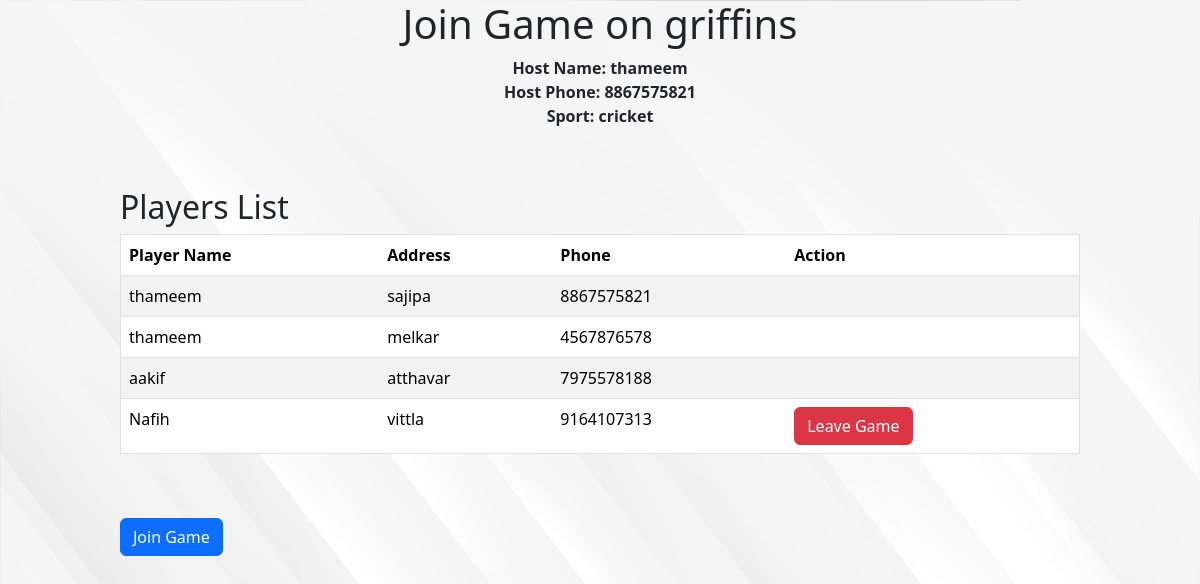
/turf/2/join_game/3 (signed in), run on an earlier commit of the app's database.
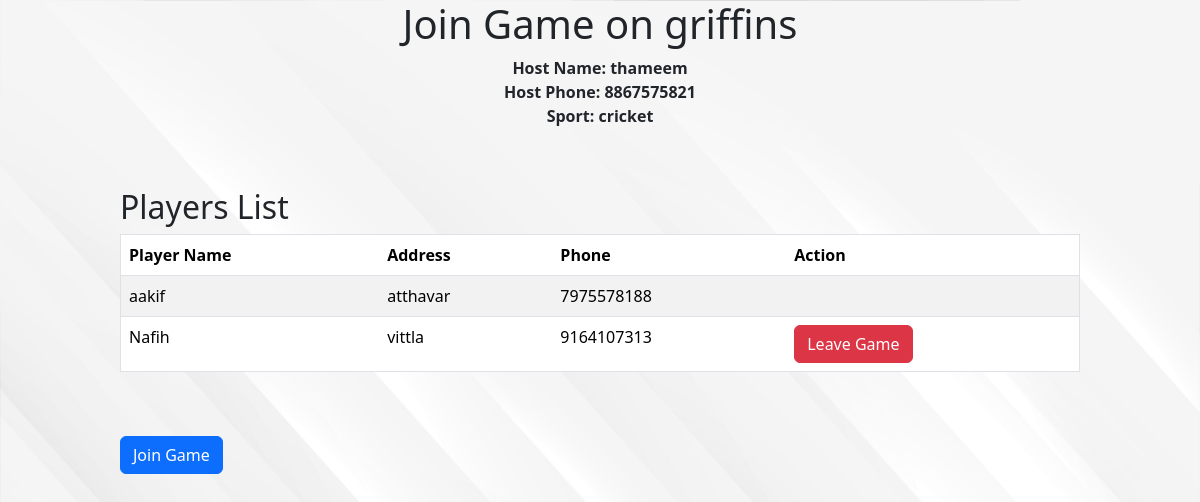
And on a later commit of the database.
### app.py (models this page shows)
class Game(db.Model):
    id = db.Column(db.Integer, primary_key=True)
    turf_id = db.Column(db.Integer, db.ForeignKey('turf.id'), nullable=False)
    host_name = db.Column(db.String(255), nullable=False)
    host_phone = db.Column(db.String(15), nullable=True)
    game_time = db.Column(db.DateTime, nullable=False)
    sports = db.Column(db.String(50), nullable=False)
    players = db.relationship('Player', backref='game', lazy=True)

class Player(db.Model):
    id = db.Column(db.Integer, primary_key=True)
    game_id = db.Column(db.Integer, db.ForeignKey('game.id'), nullable=False)
    player_name = db.Column(db.String(255), nullable=False)
    player_address = db.Column(db.String(255), nullable=False)
    player_phone = db.Column(db.String(15), nullable=True)

### app.py (the view, shortened to what this page needs)
@app.route('/turf/<int:turf_id>/join_game/<int:game_id>', methods=['GET', 'POST'])
@login_required
def join_game(turf_id, game_id):
    turf = Turf.query.get_or_404(turf_id)
    game = Game.query.get_or_404(game_id)
    return render_template('join_game.html', turf=turf, game=game)

### app.py (called while the page is built)
@login_manager.user_loader
def load_user(user_id):
    return User.query.get(int(user_id))

### templates/join_game.html (shortened to what this page needs)
{% extends 'layout.html' %} {% block title %} Join Game {% endblock title %} {%
block body %}
<h1 class="turfhead">Join Game on {{ turf.turf_name }}</h1>
<div class="turfhead">
  <p style="font-weight: bold">
    Host Name: {{game.host_name}}
    <br />
    Host Phone: {{ game.host_phone }}
    <br />
    Sport: {{game.sports}}
  </p>
</div>
<div class="turftab">
  <h2>Players List</h2>
  <table border="1" class="table table-striped">
    <thead>
      <tr>
        <th>Player Name</th>
        <th>Address</th>
        <th>Phone</th>
        <th>Action</th>
      </tr>
    </thead>
    <tbody>
      {% for player in game.players %}
      <tr>
        <td>{{ player.player_name }}</td>
        <td>{{ player.player_address }}</td>
        <td>{{ player.player_phone }}</td>
        <td>
          {% if player.player_name == current_user.username %}
          <form
            method="POST"
            action="{{ url_for('leave_game', turf_id=turf.id, game_id=game.id) }}"
          >
            <button class="btn btn-danger" type="submit">Leave Game</button>
          </form>
          {% endif %}
        </td>
      </tr>
      {% endfor %}
    </tbody>
  </table>
  <br />
  <br />
  <button
    class="btn btn-primary"
    id="toggleJoinGameFormBtn"
    onclick="toggleJoinGameForm()"
  >
    Join Game
  </button>
  <br />
  <br />
</div>
{% endblock body %}

### templates/layout.html (shortened to what this page needs)
<!DOCTYPE html>
<html lang="en">
<head>
    <link rel="stylesheet" href="{{url_for('static',filename='css/style.css')}}">
    <link rel="stylesheet" href="https://maxcdn.bootstrapcdn.com/font-awesome/4.7.0/css/font-awesome.min.css">
    <link href="https://cdn.jsdelivr.net/npm/bootstrap@5.3.2/dist/css/bootstrap.min.css" rel="stylesheet">
</head>
<body>
    {% block body %}
    {% endblock body %}
  </body>
</body>
</html>

### static/css/style.css (style rules this page uses)
body { background-image: url(../img/17580.jpg); background-size: 100% 180%; background-repeat: no-repeat; object-fit: cover; scroll-behavior: smooth; }
.turftab { width: 80%; margin: auto; margin-top: 5%; }
.turfhead { text-align: center; }

What changed in the data, as far as the page shows it:
removed Player: player_name "thameem", player_address "sajipa", player_phone "8867575821"
removed Player: player_name "thameem", player_address "melkar", player_phone "4567876578"
